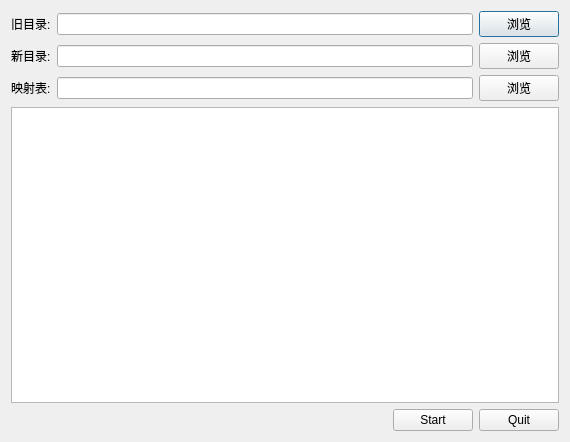
<?xml version="1.0" encoding="UTF-8"?>
<ui version="4.0">
 <class>QResourceDiffDialog</class>
 <widget class="QDialog" name="QResourceDiffDialog">
  <property name="geometry">
   <rect>
    <x>0</x>
    <y>0</y>
    <width>570</width>
    <height>442</height>
   </rect>
  </property>
  <property name="windowTitle">
   <string>Dialog</string>
  </property>
  <layout class="QGridLayout" name="gridLayout">
   <item row="0" column="0">
    <layout class="QVBoxLayout" name="verticalLayout">
     <item>
      <layout class="QHBoxLayout" name="horizontalLayout_2">
       <item>
        <widget class="QLabel" name="label">
         <property name="text">
          <string>旧目录:</string>
         </property>
        </widget>
       </item>
       <item>
        <widget class="QLineEdit" name="oneDir"/>
       </item>
       <item>
        <widget class="QPushButton" name="browse1">
         <property name="text">
          <string>浏览</string>
         </property>
        </widget>
       </item>
      </layout>
     </item>
     <item>
      <layout class="QHBoxLayout" name="horizontalLayout_3">
       <item>
        <widget class="QLabel" name="label_2">
         <property name="text">
          <string>新目录:</string>
         </property>
        </widget>
       </item>
       <item>
        <widget class="QLineEdit" name="otherDir"/>
       </item>
       <item>
        <widget class="QPushButton" name="browse2">
         <property name="text">
          <string>浏览</string>
         </property>
        </widget>
       </item>
      </layout>
     </item>
     <item>
      <layout class="QHBoxLayout" name="horizontalLayout_4">
       <item>
        <widget class="QLabel" name="label_3">
         <property name="text">
          <string>映射表:</string>
         </property>
        </widget>
       </item>
       <item>
        <widget class="QLineEdit" name="standDir"/>
       </item>
       <item>
        <widget class="QPushButton" name="browse3">
         <property name="text">
          <string>浏览</string>
         </property>
        </widget>
       </item>
      </layout>
     </item>
     <item>
      <widget class="QTextBrowser" name="textBrowser"/>
     </item>
     <item>
      <layout class="QHBoxLayout" name="horizontalLayout">
       <item>
        <spacer name="horizontalSpacer">
         <property name="orientation">
          <enum>Qt::Horizontal</enum>
         </property>
         <property name="sizeHint" stdset="0">
          <size>
           <width>40</width>
           <height>20</height>
          </size>
         </property>
        </spacer>
       </item>
       <item>
        <widget class="QPushButton" name="start">
         <property name="text">
          <string>Start</string>
         </property>
        </widget>
       </item>
       <item>
        <widget class="QPushButton" name="quit">
         <property name="text">
          <string>Quit</string>
         </property>
        </widget>
       </item>
      </layout>
     </item>
    </layout>
   </item>
  </layout>
 </widget>
 <resources/>
 <connections/>
</ui>
